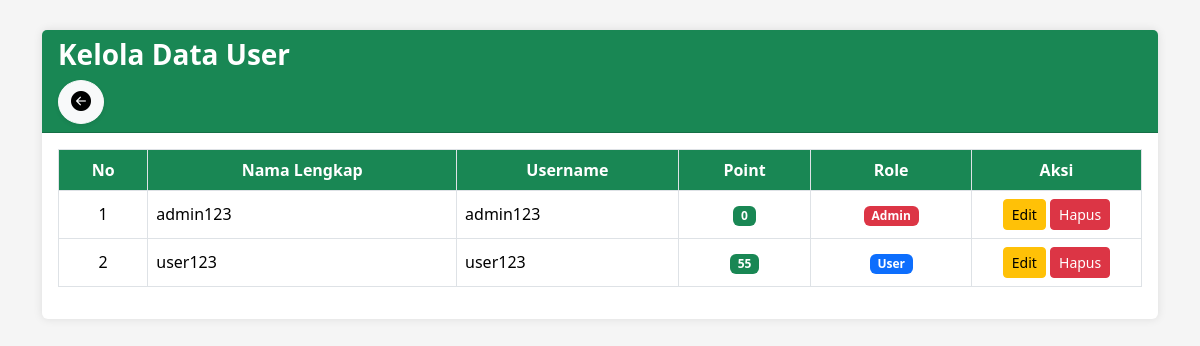
Screenshot of /admin/user.php with the database file from the repository.
### tables this page shows
CREATE TABLE `pengguna` (
  `id` int(11) NOT NULL,
  `username` varchar(50) NOT NULL,
  `password` varchar(255) NOT NULL,
  `nama_lengkap` varchar(100) NOT NULL,
  `point` int(11) NOT NULL DEFAULT 0,
  `role` varchar(20) NOT NULL DEFAULT 'User'
);

### admin/user.php (the view, shortened to what this page needs)
<?php
include "../config/koneksi.php";
$query = mysqli_query($koneksi, "SELECT * FROM pengguna ORDER BY id DESC");
?>
<!DOCTYPE html>
<html lang="id">
<head>
    <link href="https://cdn.jsdelivr.net/npm/bootstrap@5.3.3/dist/css/bootstrap.min.css" rel="stylesheet">
    <link rel="stylesheet" href="https://cdn.jsdelivr.net/npm/bootstrap-icons@1.11.0/font/bootstrap-icons.css">
</head>
<body>
<div class="container">
<div class="card">
<div class="card-header bg-success text-white">
<h3>Kelola Data User</h3>
    <a href="index.php"
    class="btn btn-light rounded-circle shadow-sm"
    title="Kembali">
        <i class="bi bi-arrow-left-circle-fill fs-5"></i>
    </a>
</div>
<div class="card-body">
<table class="table table-bordered table-hover">
<thead>
<tr>
<th>No</th>
<th>Nama Lengkap</th>
<th>Username</th>
<th>Point</th>
<th>Role</th>
<th width="170">Aksi</th>
</tr>
</thead>
<tbody>
<?php
$no=1;
while($data=mysqli_fetch_assoc($query)){
?>
<tr>
<td align="center"><?= $no++; ?></td>
<td><?= $data['nama_lengkap']; ?></td>
<td><?= $data['username']; ?></td>
<td align="center">
<span class="badge bg-success">
<?= $data['point']; ?>
</span>
</td>
<td align="center">
<?php
if($data['role']=="Admin"){
?>
<span class="badge bg-danger">
Admin
</span>
<?php
}else{
?>
<span class="badge bg-primary">
User
</span>
<?php
}
?>
</td>
<td align="center">
<a href="edit_user.php?id=<?= $data['id']; ?>" class="btn btn-warning btn-sm">
Edit
</a>
<a href="hapus_user.php?id=<?= $data['id']; ?>"
onclick="return confirm('Yakin ingin menghapus user ini?')"
class="btn btn-danger btn-sm">
Hapus
</a>
</td>
</tr>
<?php
}
?>
</tbody>
</table>
</div>
</div>
</div>
</body>
</html>

### admin/user.php (style rules this page uses)
body { background:#f5f5f5; }
.card { margin-top:30px; border:none; box-shadow:0 0 10px rgba(0,0,0,.1); }
.table th { background:#198754; color:white; text-align:center; }
.table td { vertical-align:middle; }
h3 { font-weight:bold; }

### rows the page displays
pengguna: nama_lengkap "admin123", username "admin123", point "0", role "Admin"
pengguna: nama_lengkap "user123", username "user123", point "55", role "User"
